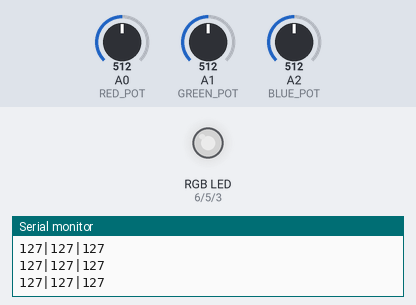
The sketch below on a simulated Arduino Uno, built with avr-gcc and run on an emulated ATmega328P. Shown: an RGB LED mixed from three pins (HIGH = lit), the last lines printed to the serial monitor. The inputs (shaded band) are chosen by the test bench; at power-on: A0 (RED_POT) = 512, A1 (GREEN_POT) = 512, A2 (BLUE_POT) = 512. Dim RGB values are drawn brighter than linear.

Above: at 1.2 s.
1.3 s: A0 (RED_POT) set to 44
At 2.5 s:
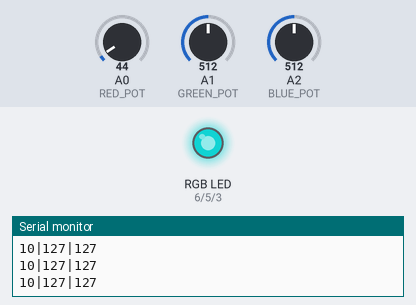
2.8 s: A0 (RED_POT) set to 37
At 3.7 s:
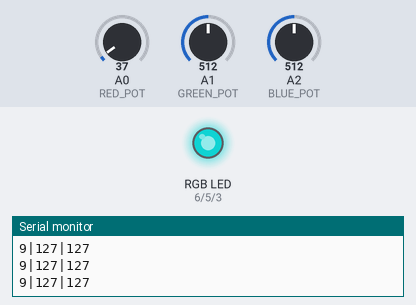
4.3 s: A1 (GREEN_POT) set to 414
At 4.8 s:
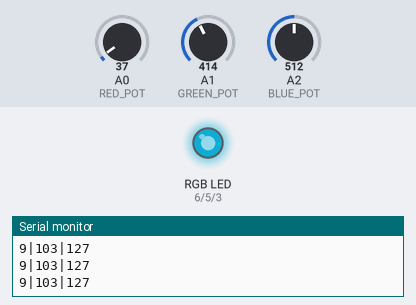
5.8 s: A1 (GREEN_POT) set to 384
At 7.0 s:
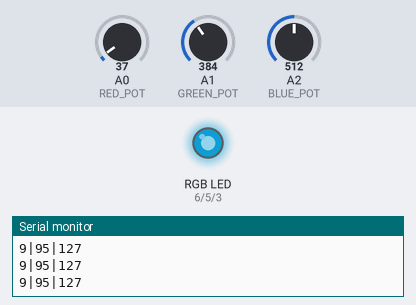
8.8 s: A2 (BLUE_POT) set to 420
At 9.1 s:
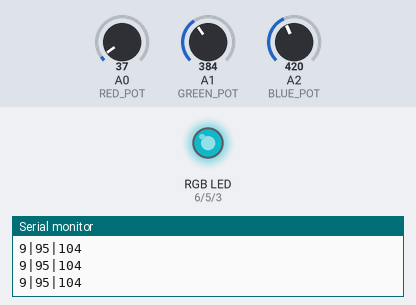
10.3 s: A2 (BLUE_POT) set to 390
At 11.3 s:
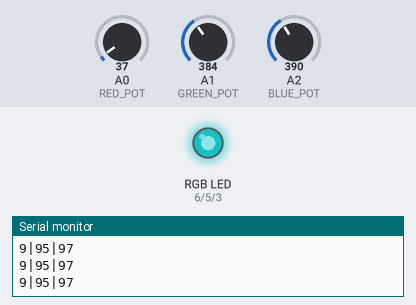
Timing chart, 0 to 12.8 s (numbered marks = the images above; inputs shaded):
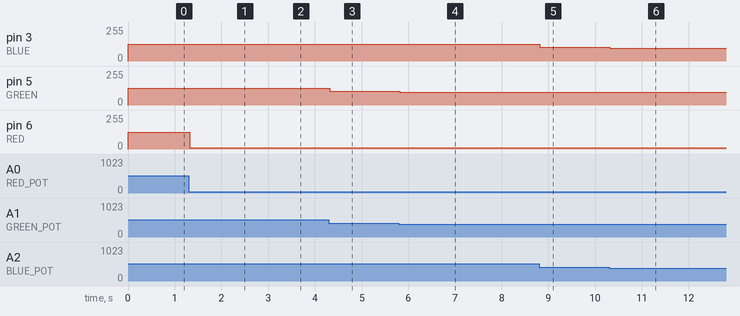

The sketch:

arduino_rgb_mixer1.ino
```cpp
int RED= 6;
int GREEN= 5;
int BLUE= 3;
int RED_POT=A0;
int GREEN_POT=A1;
int BLUE_POT=A2;
void setup()
{
  pinMode(RED, OUTPUT);
  pinMode(GREEN, OUTPUT);
  pinMode(BLUE, OUTPUT);
  pinMode(RED_POT,INPUT);
  pinMode(GREEN_POT,INPUT);
  pinMode(BLUE_POT,INPUT);
  Serial.begin(9600);
}

void loop()
{
  int red_value= analogRead(RED_POT);
  int green_value= analogRead(GREEN_POT);
  int blue_value= analogRead(BLUE_POT);

  int red_mapped=map(red_value, 0, 1023, 0, 255);
  int green_mapped=map(green_value, 0, 1023, 0, 255);
  int blue_mapped=map(blue_value, 0, 1023, 0, 255);


  Serial.print(red_mapped);
  Serial.print("|");
  Serial.print(green_mapped);
  Serial.print("|");
  Serial.println(blue_mapped);

  analogWrite(RED,red_mapped);
  analogWrite(GREEN,green_mapped);
  analogWrite(BLUE,blue_mapped);
}
```

Measured:
- after the input at 1.3 s, pin 6 (RED): 127/255 → 10/255 at once
- after the input at 2.8 s, pin 6 (RED): 10/255 → 9/255 at once
- after the input at 4.3 s, pin 5 (GREEN): 127/255 → 103/255 at once
- after the input at 5.8 s, pin 5 (GREEN): 103/255 → 95/255 at once
- after the input at 8.8 s, pin 3 (BLUE): 127/255 → 104/255 at once
- after the input at 10.3 s, pin 3 (BLUE): 104/255 → 97/255 at once
